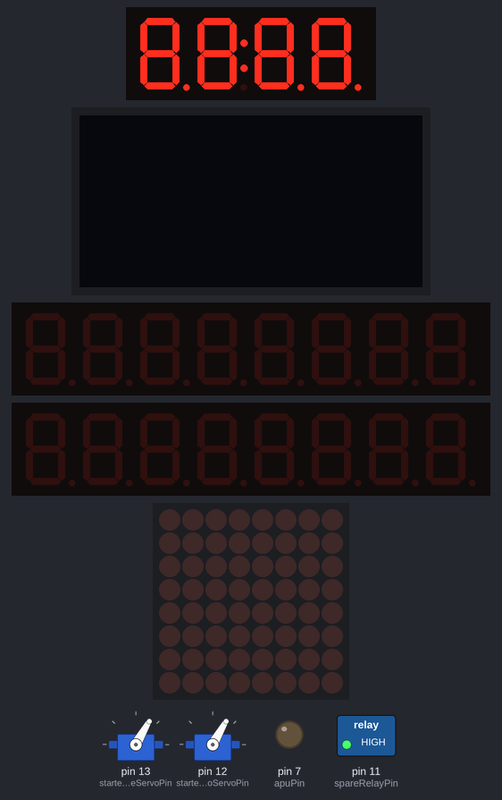
A sketch run on a simulated Arduino Uno, built with avr-gcc and run on an emulated ATmega328P. Shown: 4-digit seven-segment display, 2 × servo, 128×64 one-colour display, 2 × 8-digit seven-segment display, 8×8 LED matrix, switched loads named in the sketch (green lamp = pin HIGH), output pins drawn as LEDs (lit = HIGH). Wiring (inferred from the names in the program): SSD1306 OLED at I2C address 0x3C. WiFi joins after 1.5 s; servers stay silent unless stated; what the sketch prints to the serial monitor is not drawn.

Above: at 2.1 s.
At 4.49 s:
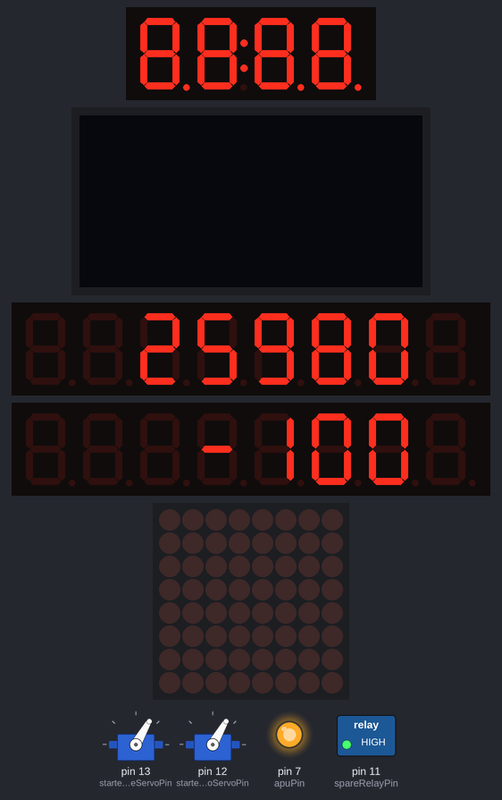
At 10.26 s:
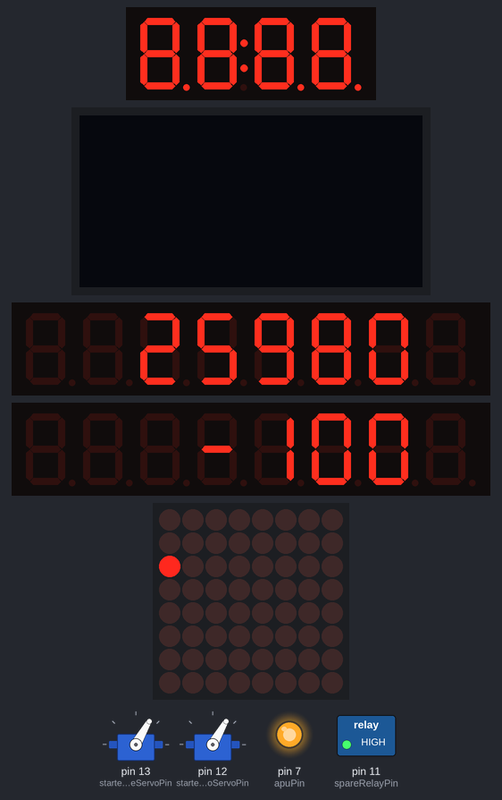
At 15.72 s:
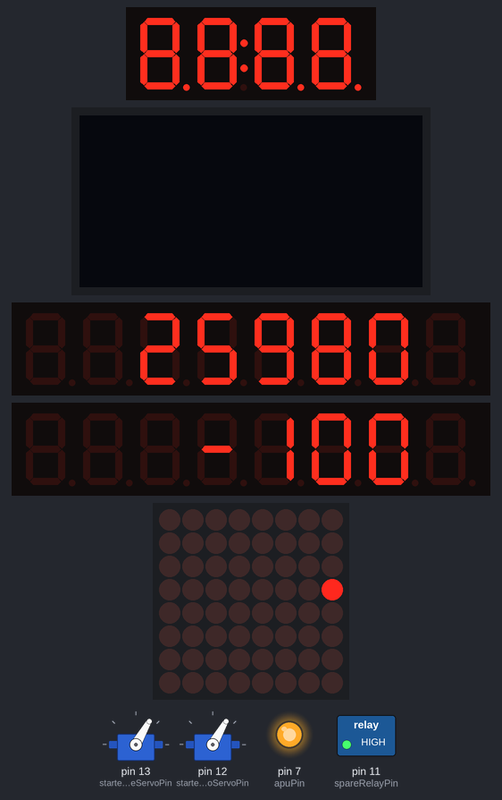
At 21.18 s:
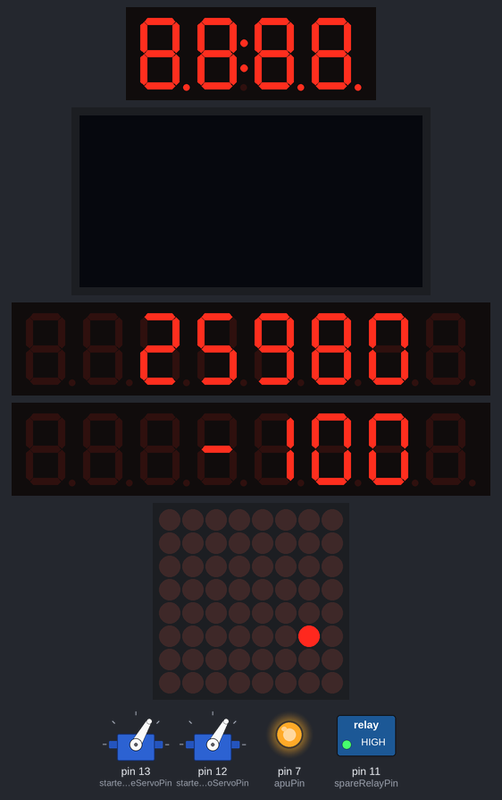
At 27.25 s:
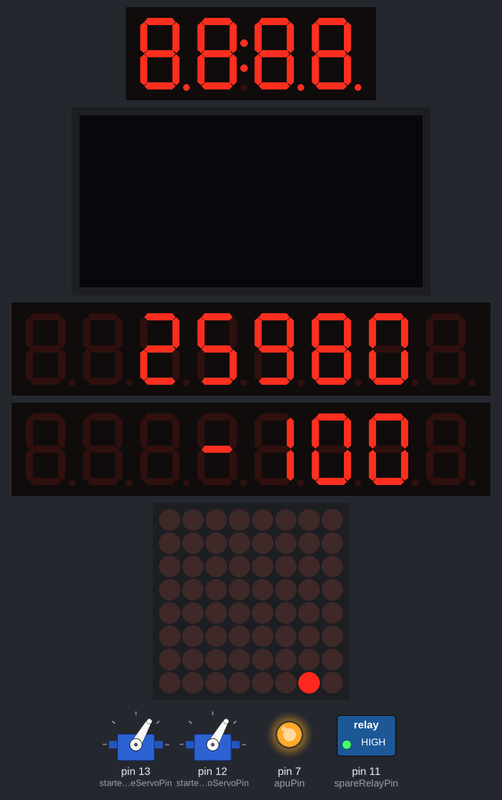
Timing chart, 0 to 28.8 s (numbered marks = the images above):
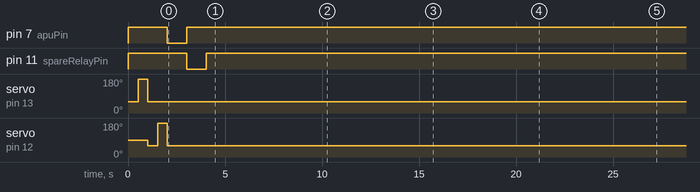

The sketch:

Hardware_Test_Sketch.ino
```cpp
// Max 7219 Library
#include "LedControl.h"

/*
 Now we need a LedControl to work with.
 ***** These pin numbers will probably not work with your hardware *****
 pin 12 is connected to the DataIn
 pin 11 is connected to the CLK
 pin 10 is connected to LOAD
 We have only a single MAX72XX.

 LedControl lc=LedControl(12,11,10,1);
 */
LedControl lc=LedControl(4,6,5,2);                      // Landing and Flight Displasy
LedControl lc_2=LedControl(8,10,9,1);                   // Individual Leds and LE Devices

/* we always wait a bit between updates of the display */
unsigned long delaytime=250;

unsigned long sdelaytime=20;

#define filename "Hardware_Test_Sketch_20171028b"

#include <SPI.h>
#include <Ethernet.h>
#include <EthernetUdp.h>

byte mac[] = {
  0xA9,0xE7,0x3E,0xCA,0x34,0x1f};
IPAddress ip(192,168,1,205);
IPAddress TargetIPAddress(192,168,1,111);
const unsigned int localport = 13135;

EthernetUDP Udp;
char packetBuffer[UDP_TX_PACKET_MAX_SIZE]; //buffer to store the incoming data


const unsigned int listenport = 9920;
EthernetUDP rxUdp;
char receivePacketBuffer[UDP_TX_PACKET_MAX_SIZE]; //buffer to store the incoming data

//TMS Display
#include <TM1637Display.h>

// Module connection pins (Digital Pins)
#define CLK 2
#define DIO 3


TM1637Display display(CLK, DIO);
// The amount of time (in milliseconds) between tests
#define TEST_DELAY   1

#include <Servo.h>
#define starterOneServoPin 13
#define starterTwoServoPin 12

Servo starterOneServo;
Servo starterTwoServo;

#define apuPin 7
#define spareRelayPin 11

boolean APU_Starting = 0;
boolean APU_Stopping = 0;
boolean AC_Power = false;
boolean DC_Power = false;

boolean Debug_Display = false;

#define Flight_Altitude_Max7219 0
#define Landing_Altitude_Max7219 1

int LAND_ALT_STORE = 0;
int FLT_ALT_STORE = 0;

#include <Wire.h>          // *** I2C Mode
//  Board  I2C / TWI pins
//  Uno, Ethernet A4 (SDA), A5 (SCL)
//  Mega2560  20 (SDA), 21 (SCL)
//  Leonardo  2 (SDA), 3 (SCL)
//  Due 20 (SDA), 21 (SCL), SDA1, SCL1
#include <SPI.h>


#define OLED_Address 0x3c
#define OLED_Command_Mode 0x80
#define OLED_Data_Mode 0x40

#define cmd_CLS 0x01

#define STX 0x02
#define ETX 0x03


#define minoledPtr 1
#define maxoledPtr 2

#define minLinePtr 1
#define maxLinePtr 2


char byteIn = 0;

char currentoled = 0;

int loopcounter = 0;

void setup() {
  // put your setup code here, to run once:
    /*
     The MAX72XX is in power-saving mode on startup,
      we have to do a wakeup call
    */
    lc.shutdown(0,false);
    /* Set the brightness to a medium values */
    lc.setIntensity(0,8);
    /* and clear the display */
    lc.clearDisplay(0);

    lc.shutdown(1,false);
    /* Set the brightness to a medium values */
    lc.setIntensity(1,8);
    /* and clear the display */
    lc.clearDisplay(1);

    lc.shutdown(2,false);
    /* Set the brightness to a medium values */
    lc.setIntensity(2,8);
    /* and clear the display */
    lc.clearDisplay(2);

    lc.shutdown(3,false);
    /* Set the brightness to a medium values */
    lc.setIntensity(3,8);
    /* and clear the display */
    lc.clearDisplay(3);

    lc_2.shutdown(0,false);
    /* Set the brightness to a medium values */
    lc_2.setIntensity(0,8);
    /* and clear the display */
    lc_2.clearDisplay(0);

    digitalWrite(apuPin, HIGH);
    digitalWrite(spareRelayPin, HIGH);

    Serial.begin(115200);
    Serial.println(filename);

    pinMode(apuPin, OUTPUT);
    pinMode(spareRelayPin, OUTPUT);


    // Sending Infrastructure
    Serial.println("Starting Network");
    Ethernet.begin( mac, ip);


    //Receiving Infrastructure

    rxUdp.begin( listenport );
    Serial.println("Network Initialised");

    Serial.println("Start LED Display");
    uint8_t data[] = { 0xff, 0xff, 0xff, 0xff };
    display.setBrightness(0x0f);

    // All segments on
    display.setSegments(data);
    Serial.println("Display Initialised");

    // Servo
    Serial.println("Start Servo");

    starterOneServo.attach(starterOneServoPin);
    starterTwoServo.attach(starterTwoServoPin);

    starterOneServo.write(60);
    delay(500);
    starterOneServo.write(200);
    delay(500);
    starterOneServo.write(60);

    starterTwoServo.write(60);
    delay(500);
    starterTwoServo.write(200);
    delay(500);
    starterTwoServo.write(60);

    Serial.println("Servo Initialised");

    Serial.println("Start Relay");
    digitalWrite(apuPin, LOW);
    delay(1000);
    digitalWrite(apuPin, HIGH);

    digitalWrite(spareRelayPin, LOW);
    delay(1000);
    digitalWrite(spareRelayPin, HIGH);


    Serial.println("Relay Initialised");


  Wire.begin();          // Start the I2C bus


 // *** I2C initial *** //
  delay(100);
   sendCommand(0x2A);  // **** Set "RE"=1  00101010B
   sendCommand(0x71);
   sendCommand(0x5C);
   sendCommand(0x28);

   sendCommand(0x08); // **** Set Sleep Mode On
   sendCommand(0x2A); // **** Set "RE"=1  00101010B
   sendCommand(0x79); // **** Set "SD"=1  01111001B

   sendCommand(0xD5);
   sendCommand(0x70);
   sendCommand(0x78); // **** Set "SD"=0

   sendCommand(0x08); // **** Set 5-dot, 3 or 4 line(0x09), 1 or 2 line(0x08)

   sendCommand(0x06); // **** Set Com31-->Com0  Seg0-->Seg99

   // **** Set OLED Characterization *** //
   sendCommand(0x2A);   // **** Set "RE"=1
   sendCommand(0x79);   // **** Set "SD"=1

   // **** CGROM/CGRAM Management *** //
   sendCommand(0x72);   // **** Set ROM
   sendCommand(0x00);   // **** Set ROM A and 8 CGRAM


   sendCommand(0xDA);   // **** Set Seg Pins HW Config
   sendCommand(0x10);

   sendCommand(0x81);   // **** Set Contrast
   sendCommand(0xFF);

   sendCommand(0xDB);   // **** Set VCOM deselect level
   sendCommand(0x30);   // **** VCC x 0.83

   sendCommand(0xDC);   // **** Set gpio - turn EN for 15V generator on.
   sendCommand(0x03);

   sendCommand(0x78);   // **** Exiting Set OLED Characterization
   sendCommand(0x28);
   sendCommand(0x2A);
   //sendCommand(0x05);   // **** Set Entry Mode
   sendCommand(0x06);   // **** Set Entry Mode
   sendCommand(0x08);
   sendCommand(0x28);   // **** Set "IS"=0 , "RE" =0 //28
   sendCommand(0x01);
   sendCommand(0x80);   // **** Set DDRAM Address to 0x80 (line 1 start)

   delay(100);
   sendCommand(0x0C);   // **** Turn on Display


  sendCommand(0x80);
  send_string("                ");
  sendCommand(0xC0);
  send_string("   00001        ");


    //Clear the UDP Buffer
    for(int i=0;i<UDP_TX_PACKET_MAX_SIZE;i++) receivePacketBuffer[i] = 0;


}


/*
 This method will display the characters for the
 word "Arduino" one after the other on digit 0.
 */
void writeArduinoOn7Segment() {
  lc.setChar(0,0,'a',false);
  delay(delaytime);
  lc.setRow(0,0,0x05);
  delay(delaytime);
  lc.setChar(0,0,'d',false);
  delay(delaytime);
  lc.setRow(0,0,0x1c);
  delay(delaytime);
  lc.setRow(0,0,B00010000);
  delay(delaytime);
  lc.setRow(0,0,0x15);
  delay(delaytime);
  lc.setRow(0,0,0x1D);
  delay(delaytime);
  lc.clearDisplay(0);
  lc.clearDisplay(1);
  delay(delaytime);
}

void writeStaticOn7Segment() {
  lc.setChar(0,0,'a',false);
  delay(delaytime);
  lc.setRow(0,0,0x05);
  delay(delaytime);
  lc.setChar(0,0,'d',false);
  delay(delaytime);
  lc.setRow(0,0,0x1c);
  delay(delaytime);
  lc.setRow(0,0,B00010000);
  delay(delaytime);
  lc.setRow(0,0,0x15);
  delay(delaytime);
  lc.setRow(0,0,0x1D);
  delay(delaytime);
  lc.clearDisplay(0);
  delay(delaytime);
}

/*
  This method will scroll all the hexa-decimal
 numbers and letters on the display. You will need at least
 four 7-Segment digits. otherwise it won't really look that good.
 */
void scrollDigits() {
  for(int i=0;i<13;i++) {

    lc.setDigit(0,7,i,false);
    lc.setDigit(0,6,i,false);
    lc.setDigit(0,5,i,false);
    lc.setDigit(0,4,i,false);
    lc.setDigit(0,3,i,false);
    lc.setDigit(0,2,i+1,false);
    lc.setDigit(0,1,i+2,false);
    lc.setDigit(0,0,i+3,false);

    lc.setDigit(1,7,i,false);
    lc.setDigit(1,6,i,false);
    lc.setDigit(1,5,i,false);
    lc.setDigit(1,4,i,false);
    lc.setDigit(1,3,i,false);
    lc.setDigit(1,2,i+1,false);
    lc.setDigit(1,1,i+2,false);
    lc.setDigit(1,0,i+3,false);

    lc.setDigit(2,7,i,false);
    lc.setDigit(2,6,i,false);
    lc.setDigit(2,5,i,false);
    lc.setDigit(2,4,i,false);
    lc.setDigit(2,3,i,false);
    lc.setDigit(2,2,i+1,false);
    lc.setDigit(2,1,i+2,false);
    lc.setDigit(2,0,i+3,false);

    lc.setDigit(3,7,i,false);
    lc.setDigit(3,6,i,false);
    lc.setDigit(3,5,i,false);
    lc.setDigit(3,4,i,false);
    lc.setDigit(3,3,i,false);
    lc.setDigit(3,2,i+1,false);
    lc.setDigit(3,1,i+2,false);
    lc.setDigit(3,0,i+3,false);
    delay(delaytime);
  }
  lc.clearDisplay(0);
  lc.clearDisplay(1);
  delay(delaytime);
}

/*
  This function lights up a some Leds in a row.
 The pattern will be repeated on every row.
 The pattern will blink along with the row-number.
 row number 4 (index==3) will blink 4 times etc.
 */
void rows() {
  for(int row=0;row<8;row++) {
    delay(sdelaytime);
    lc_2.setRow(0,row,B10100000);
    delay(sdelaytime);
    lc_2.setRow(0,row,(byte)0);
    for(int i=0;i<row;i++) {
      delay(sdelaytime);
      lc_2.setRow(0,row,B10100000);
      delay(sdelaytime);
      lc_2.setRow(0,row,(byte)0);
    }
  }
}

/*
  This function lights up a some Leds in a column.
 The pattern will be repeated on every column.
 The pattern will blink along with the column-number.
 column number 4 (index==3) will blink 4 times etc.
 */
void columns() {
  for(int col=0;col<8;col++) {
    delay(sdelaytime);
    lc_2.setColumn(0,col,B10100000);
    delay(sdelaytime);
    lc_2.setColumn(0,col,(byte)0);
    for(int i=0;i<col;i++) {
      delay(sdelaytime);
      lc_2.setColumn(0,col,B10100000);
      delay(sdelaytime);
      lc_2.setColumn(0,col,(byte)0);
    }
  }
}

/*
 This function will light up every Led on the matrix.
 The led will blink along with the row-number.
 row number 4 (index==3) will blink 4 times etc.
 */
void single() {
  for(int row=0;row<8;row++) {
    for(int col=0;col<8;col++) {
      Serial.println("new Row Col " + String(row) + " " +  String(col) + " Position:" + String( row * 8 +  col));
      PrintMapping(row * 8 +  col);
      delay(sdelaytime);
      lc_2.setLed(0,row,col,true);
      delay(sdelaytime);
      for(int i=0;i<8;i++) {
        lc_2.setLed(0,row,col,false);
        delay(sdelaytime);
        lc_2.setLed(0,row,col,true);
        delay(sdelaytime);
      }
      lc_2.setLed(0,row,col,false);
    }
  }
}


void sendData(unsigned char data)
{
    Wire.beginTransmission(OLED_Address);    // **** Start I2C
    Wire.write(OLED_Data_Mode);         // **** Set OLED Data mode
    Wire.write(data);
    Wire.endTransmission();                     // **** End I2C

}

void sendCommand(unsigned char command)
{
    Wire.beginTransmission(OLED_Address);    // **** Start I2C
    Wire.write(OLED_Command_Mode);         // **** Set OLED Command mode
    Wire.write(command);
    Wire.endTransmission();                    // **** End I2C

}

void send_string(const char *String)
{
    unsigned char i=0;
    while(String[i])
    {
        sendData(String[i]);      // *** Show String to OLED
        i++;
    }

}


void PrintMapping (int ledPos)
{
  if (ledPos == 0) Serial.println( "I_OH_LEDEVICES_TRANS_FLAP3");
  if (ledPos == 1) Serial.println( "I_OH_LEDEVICES_TRANS_FLAP4");
  if (ledPos == 2) Serial.println( "I_OH_LEDEVICES_TRANS_SLAT5");
  if (ledPos == 3) Serial.println( "I_OH_LEDEVICES_TRANS_SLAT6");
  if (ledPos == 4) Serial.println( "I_OH_LEDEVICES_TRANS_SLAT7");
  if (ledPos == 5) Serial.println( "I_OH_LEDEVICES_TRANS_SLAT8");
  if (ledPos == 6) Serial.println( "I_OH_IRS_DCFAIL_L");
  if (ledPos == 7) Serial.println( "I_OH_REVERSER1");
  if (ledPos == 8) Serial.println( "I_OH_LEDEVICES_EXT_FLAP3");
  if (ledPos == 9) Serial.println( "I_OH_LEDEVICES_EXT_FLAP4");
  if (ledPos == 10) Serial.println( "I_OH_LEDEVICES_EXT_SLAT5");
  if (ledPos == 11) Serial.println( "I_OH_LEDEVICES_EXT_SLAT6");
  if (ledPos == 12) Serial.println( "I_OH_LEDEVICES_EXT_SLAT7");
  if (ledPos == 13) Serial.println( "I_OH_LEDEVICES_EXT_SLAT8");
  if (ledPos == 14) Serial.println( "I_OH_IRS_FAULT_L");
  if (ledPos == 15) Serial.println( "I_OH_GEAR_NOSE_DOWN");
  if (ledPos == 16) Serial.println( "I_OH_LEDEVICES_EXT_FLAP3");
  if (ledPos == 17) Serial.println( "I_OH_LEDEVICES_EXT_FLAP4");
  if (ledPos == 18) Serial.println( "I_OH_LEDEVICES_FULLEXT_SLAT5");
  if (ledPos == 19) Serial.println( "I_OH_LEDEVICES_FULLEXT_SLAT6");
  if (ledPos == 20) Serial.println( "I_OH_LEDEVICES_FULLEXT_SLAT7");
  if (ledPos == 21) Serial.println( "I_OH_LEDEVICES_FULLEXT_SLAT8");
  if (ledPos == 22) Serial.println( "I_OH_IRS_ONDC_R");
  if (ledPos == 23) Serial.println( "I_OH_ENGINE_CONTROL2");
  if (ledPos == 24) Serial.println( "I_OH_LEDEVICES_TRANS_FLAP2");
  if (ledPos == 25) Serial.println( "I_OH_LEDEVICES_TRANS_FLAP1");
  if (ledPos == 26) Serial.println( "I_OH_LEDEVICES_TRANS_SLAT4");
  if (ledPos == 27) Serial.println( "I_OH_LEDEVICES_TRANS_SLAT3");
  if (ledPos == 28) Serial.println( "I_OH_LEDEVICES_TRANS_SLAT2");
  if (ledPos == 29) Serial.println( "I_OH_LEDEVICES_TRANS_SLAT1");
  if (ledPos == 30) Serial.println( "I_OH_IRS_ALIGN_R");
  if (ledPos == 31) Serial.println( "I_OH_ENGINE_CONTROL1");
  if (ledPos == 32) Serial.println( "I_OH_LEDEVICES_EXT_FLAP2");
  if (ledPos == 33) Serial.println( "I_OH_LEDEVICES_EXT_FLAP1");
  if (ledPos == 34) Serial.println( "I_OH_LEDEVICES_EXT_SLAT4");
  if (ledPos == 35) Serial.println( "I_OH_LEDEVICES_EXT_SLAT3");
  if (ledPos == 36) Serial.println( "I_OH_LEDEVICES_EXT_SLAT2");
  if (ledPos == 37) Serial.println( "I_OH_LEDEVICES_EXT_SLAT1");
  if (ledPos == 38) Serial.println( "I_OH_IRS_ALIGN_L");
  if (ledPos == 39) Serial.println( "I_OH_GEAR_LEFT_DOWN");
  if (ledPos == 40) Serial.println( "I_OH_LEDEVICES_EXT_FLAP2");
  if (ledPos == 41) Serial.println( "I_OH_LEDEVICES_EXT_FLAP1");
  if (ledPos == 42) Serial.println( "I_OH_LEDEVICES_FULLEXT_SLAT4");
  if (ledPos == 43) Serial.println( "I_OH_LEDEVICES_FULLEXT_SLAT3");
  if (ledPos == 44) Serial.println( "I_OH_LEDEVICES_FULLEXT_SLAT2");
  if (ledPos == 45) Serial.println( "I_OH_LEDEVICES_FULLEXT_SLAT1");
  if (ledPos == 46) Serial.println( "I_OH_IRS_DCFAIL_R");
  if (ledPos == 47) Serial.println( "I_OH_REVERSER2");
  if (ledPos == 54) Serial.println( "I_OH_IRS_FAULT_R");
  if (ledPos == 55) Serial.println( "I_OH_GEAR_RIGHT_DOWN");
  if (ledPos == 61) Serial.println( "I_OH_GPS");
  if (ledPos == 62) Serial.println( "I_OH_IRS_ONDC_L");
  if (ledPos == 63) Serial.println( "I_OH_PSEU");
}


void printNumber(long v, int maxArrayNo) {
    int ones;
    int tens;
    int hundreds;
    int thousands;
    int tenThousands;
    boolean negative;
    int negativePos;
//
//    Serial.print(v);
//    Serial.print("-");

    if (maxArrayNo < 0 || maxArrayNo > 1)
    {
      Serial.print("Unsupport max7219 no 0-1 supported: ");
      Serial.print(maxArrayNo);
      Serial.println(" passed");
      return;

    }


    if(v < -99999 || v > 99999)
    {
      Serial.print("Unsupport max7219 no -99999-99999 supported: ");
      Serial.print(v);
      Serial.println(" passed");
      return;
    }

    if(v<0) {
        // Serial.println("Negative passed");
        negative=true;
        v=v*-1;
    }
        else
    {
        negative = false;
    }

    //Determine location if -
    if (v > 9999) { negativePos = 6; }
    else if ( v > 999) {negativePos=5;}
    else if (v > 99)  {negativePos=4;}
    else if (v > 9)  {negativePos=3;}
    else {negativePos=2;}

    //Serial.println(negativePos);

    ones=v%10;
    v=v/10;
    tens=v%10;
    v=v/10;
    hundreds=v%10;
    v=v/10;
    thousands=v%10;
    v=v/10;
    tenThousands=v%10;

    //Now print the number digit by digit
    if (negativePos < 6)  { lc.setChar(maxArrayNo,5,' ',false);}
    else  { lc.setDigit(maxArrayNo,5,(byte)tenThousands,false); }

    if (negativePos < 5)  {
      lc.setChar(maxArrayNo,4,' ',false);}
    else {
      lc.setDigit(maxArrayNo,4,(byte)thousands,false);
    }
    if (negativePos < 4)  {
      lc.setChar(maxArrayNo,3,' ',false);}
    else {
      lc.setDigit(maxArrayNo,3,(byte)hundreds,false);
    }
    if (negativePos < 3)  {
      lc.setChar(maxArrayNo,2,' ',false);}
    else {
      lc.setDigit(maxArrayNo,2,(byte)tens,false);
    }

    lc.setDigit(maxArrayNo,1,(byte)ones,false);

    if (negative) {
       //print character '-' in the leftmost column
       lc.setChar(maxArrayNo,negativePos,'-',false);
    }
    else {
       //print a blank in the sign column
       lc.setChar(maxArrayNo,negativePos,' ',false);
    }

}

void loop() {


  String testString;
  testString  = String(loopcounter);
  testString = testString + " Helloworld";
  testString.toCharArray(packetBuffer, 20);
  sendCommand(0xC0);
  send_string(packetBuffer);


//  Serial.println("rows");
//  rows();
//  Serial.println("columns");
//  columns();

//  Serial.println("showNumberDec");
//  for(int k = 0; k < 1000; k += 1) {
//    display.showNumberDec(k, 0);
//    delay(TEST_DELAY);
//  }
//
//  Serial.println("writeArduinoOn7Segment");
//  writeArduinoOn7Segment();
//
//  Serial.println("scrollDigits");
//  scrollDigits();
//
//  Serial.println("writeStaticOn7Segment");
//  writeStaticOn7Segment();

  Serial.println("Getting serious with 7 Seg");
 lc.clearDisplay(0);
//  for(long i=-11000;i<100000;i++) {
//    printNumber(i,Flight_Altitude_Max7219);
//
//  }
  // Flight Altitude - Max7219-0 Use Digits 5-1 38000
  // Landing Altitude - Max7219-1 Use Digits 5-1 10000

  lc.clearDisplay(0);
  printNumber(25980,Flight_Altitude_Max7219 );
  printNumber(-100,Landing_Altitude_Max7219 );

  single();


  loopcounter = loopcounter + 1;
  lc.clearDisplay(0);
  lc.clearDisplay(1);

}
```
